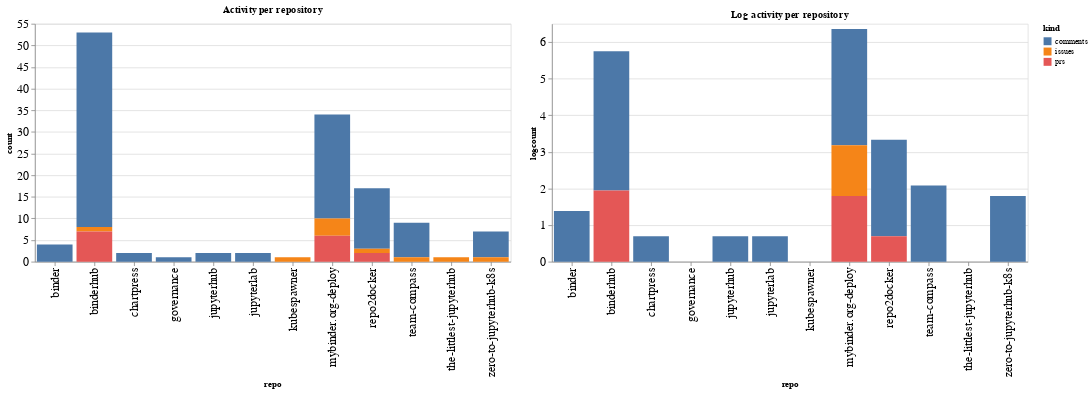

The code cell stored with this chart in its notebook:
### Code cell
ch1 = alt.Chart(repo_summaries, width=600, title="Activity per repository").mark_bar().encode(
    x='repo',
    y='count',
    color='kind',
    tooltip="kind"
)

ch2 = alt.Chart(repo_summaries, width=600, title="Log activity per repository").mark_bar().encode(
    x='repo',
    y='logcount',
    color='kind',
    tooltip="kind"
)

ch1 | ch2

### Figure 1 — Vega-Lite specification as saved in the notebook (floating-point values rounded to 4 significant figures)
{"config": {"axisLeft": {"labelFontSize": 15}, "axisBottom": {"labelFontSize": 15}}, "hconcat": [{"mark": "bar", "encoding": {"color": {"type": "nominal", "field": "kind"}, "tooltip": {"type": "nominal", "field": "kind"}, "x": {"type": "nominal", "field": "repo"}, "y": {"type": "quantitative", "field": "count"}}, "title": "Activity per repository", "width": 600}, {"mark": "bar", "encoding": {"color": {"type": "nominal", "field": "kind"}, "tooltip": {"type": "nominal", "field": "kind"}, "x": {"type": "nominal", "field": "repo"}, "y": {"type": "quantitative", "field": "logcount"}}, "title": "Log activity per repository", "width": 600}], "data": {"name": "data-378fe5abc9134b6acaebb5837237aafd"}, "$schema": "https://vega.github.io/schema/vega-lite/v4.8.1.json", "datasets": {"data-378fe5abc9134b6acaebb5837237aafd": [{"repo": "binder", "kind": "comments", "count": 4, "logcount": 1.386}, {"repo": "binderhub", "kind": "comments", "count": 45, "logcount": 3.807}, {"repo": "binderhub", "kind": "issues", "count": 1, "logcount": 0.0}, {"repo": "binderhub", "kind": "prs", "count": 7, "logcount": 1.946}, {"repo": "chartpress", "kind": "comments", "count": 2, "logcount": 0.6931}, {"repo": "governance", "kind": "comments", "count": 1, "logcount": 0.0}, {"repo": "jupyterhub", "kind": "comments", "count": 2, "logcount": 0.6931}, {"repo": "jupyterlab", "kind": "comments", "count": 2, "logcount": 0.6931}, {"repo": "kubespawner", "kind": "issues", "count": 1, "logcount": 0.0}, {"repo": "mybinder.org-deploy", "kind": "comments", "count": 24, "logcount": 3.178}, {"repo": "mybinder.org-deploy", "kind": "issues", "count": 4, "logcount": 1.386}, {"repo": "mybinder.org-deploy", "kind": "prs", "count": 6, "logcount": 1.792}, {"repo": "repo2docker", "kind": "comments", "count": 14, "logcount": 2.639}, {"repo": "repo2docker", "kind": "issues", "count": 1, "logcount": 0.0}, {"repo": "repo2docker", "kind": "prs", "count": 2, "logcount": 0.6931}, {"repo": "team-compass", "kind": "comments", "count": 8, "logcount": 2.079}, {"repo": "team-compass", "kind": "issues", "count": 1, "logcount": 0.0}, {"repo": "the-littlest-jupyterhub", "kind": "issues", "count": 1, "logcount": 0.0}, {"repo": "zero-to-jupyterhub-k8s", "kind": "comments", "count": 6, "logcount": 1.792}, {"repo": "zero-to-jupyterhub-k8s", "kind": "issues", "count": 1, "logcount": 0.0}]}}
